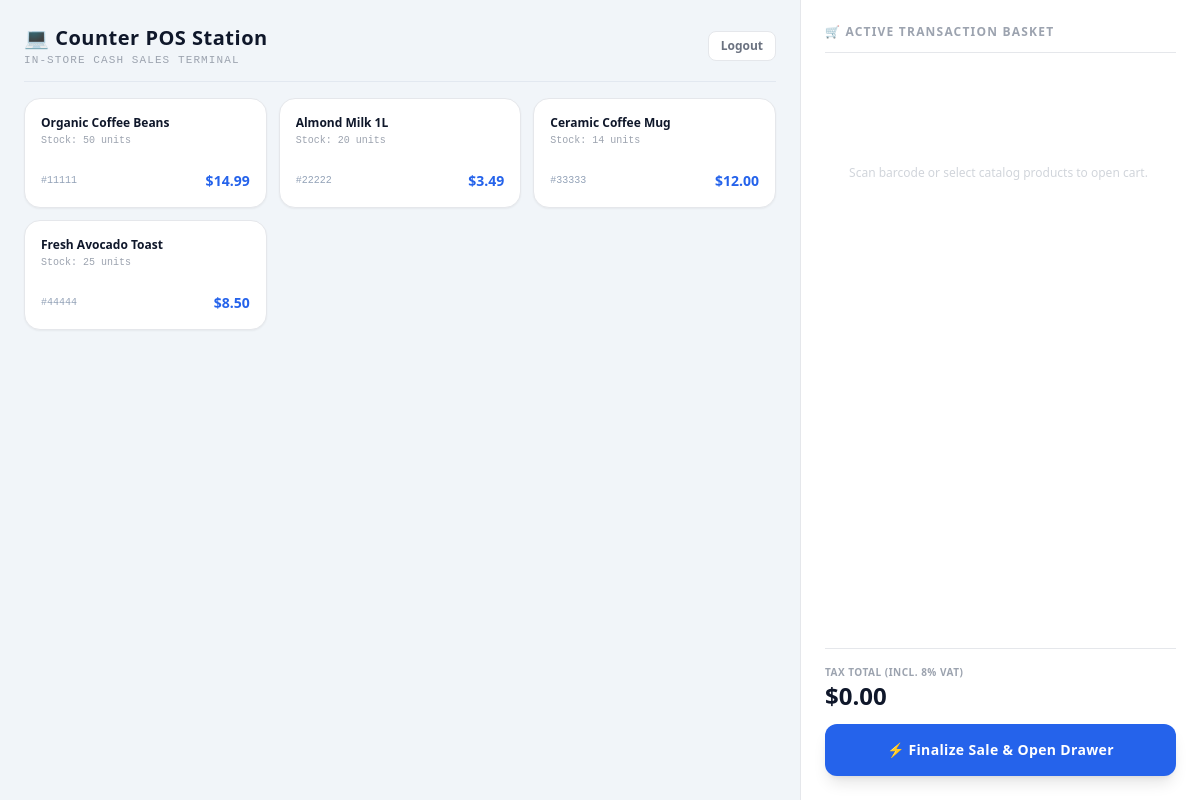
The app's page /pos with its own data.
### database.py (models this page shows)
class Product(Base):
    __tablename__ = "products"
    id = Column(Integer, primary_key=True, index=True)
    barcode = Column(String, unique=True, index=True, nullable=False)
    name = Column(String, nullable=False)
    price = Column(Float, nullable=False)
    stock = Column(Integer, default=0)
    image_url = Column(String, default="/static/products/placeholder.png")

### main.py (the view)
@app.get("/pos", response_class=HTMLResponse)
def user_panel(request: Request, db: Session = Depends(get_db)):
    cashier_profile = db.query(database.User).filter(database.User.username == "cashier").first()
    cashier_logo = cashier_profile.logo_url if (cashier_profile and getattr(cashier_profile, 'logo_url', None)) else '/static/products/placeholder.png'
    products = db.query(database.Product).all()
    return templates.TemplateResponse(request=request, name="index.html", context={"products": products, "cashier_logo": cashier_logo})

### templates/index.html (shortened to what this page needs)
<!DOCTYPE html>
<html lang="en">
<head>
    <script src="https://cdn.tailwindcss.com"></script>
</head>
<body class="bg-slate-100 font-sans min-h-screen grid grid-cols-1 md:grid-cols-3">
    <div class="md:col-span-2 p-6 space-y-4 max-h-screen overflow-y-auto">
        <div class="flex justify-between items-center border-b pb-3 border-slate-200">
            <div>
                <h1 class="text-xl font-black text-slate-900 tracking-wide">💻 Counter POS Station</h1>
                <p class="text-[11px] text-gray-400 font-mono uppercase tracking-widest">In-Store Cash Sales Terminal</p>
            </div>
            <a href="/" class="text-xs font-bold text-gray-500 bg-white border px-3 py-1.5 rounded-lg hover:bg-slate-50 transition">Logout</a>
        </div>
        <div class="grid grid-cols-2 sm:grid-cols-3 gap-3">
            {% for p in products %}
            <button onclick="addItemToCart('{{ p.barcode }}', '{{ p.name }}', {{ p.price }})" class="bg-white p-4 rounded-2xl border border-gray-200 shadow-sm text-left hover:border-blue-500 hover:shadow-md transition flex flex-col justify-between min-h-[110px]">
                <div>
                    <span class="text-xs font-black text-slate-900 block truncate">{{ p.name }}</span>
                    <span class="text-[10px] text-gray-400 font-mono block mt-0.5">Stock: {{ p.stock }} units</span>
                </div>
                <div class="flex justify-between items-center w-full mt-2">
                    <span class="text-[10px] text-slate-400 font-mono">#{{ p.barcode }}</span>
                    <span class="text-sm font-black text-blue-600">${{ "%.2f"|format(p.price) }}</span>
                </div>
            </button>
            {% endfor %}
        </div>
    </div>
    <div class="bg-white border-t md:border-t-0 md:border-l border-gray-200 p-6 flex flex-col justify-between max-h-screen">
        <div class="flex flex-col h-[75vh]">
            <h3 class="text-xs font-black uppercase text-gray-400 tracking-widest border-b pb-3 mb-4 flex items-center gap-2">
                🛒 Active Transaction Basket
            </h3>
            <div id="cartItemsList" class="flex-1 overflow-y-auto space-y-3 pr-1">
                <p class="text-center text-xs text-gray-300 py-24 font-medium" id="emptyCartMessage">Scan barcode or select catalog products to open cart.</p>
            </div>
        </div>
        <div class="border-t pt-4 space-y-3">
            <div class="flex justify-between items-center">
                <div>
                    <span class="text-[10px] text-gray-400 font-bold uppercase tracking-wider block">Tax Total (Incl. 8% VAT)</span>
                    <span id="cartGrandTotal" class="text-2xl font-black text-slate-900">$0.00</span>
                </div>
            </div>
            <button onclick="processPOSCheckout()" class="w-full bg-blue-600 hover:bg-blue-700 text-white font-black py-4 rounded-xl text-center shadow-lg transition tracking-wide text-sm">
                ⚡ Finalize Sale & Open Drawer
            </button>
        </div>
    </div>
</body>
</html>

### records on screen
Product: name "Organic Coffee Beans", stock "50", barcode "11111", price "14.99"
Product: name "Almond Milk 1L", stock "20", barcode "22222", price "3.49"
Product: name "Ceramic Coffee Mug", stock "14", barcode "33333", price "12.00"
Product: name "Fresh Avocado Toast", stock "25", barcode "44444", price "8.50"
